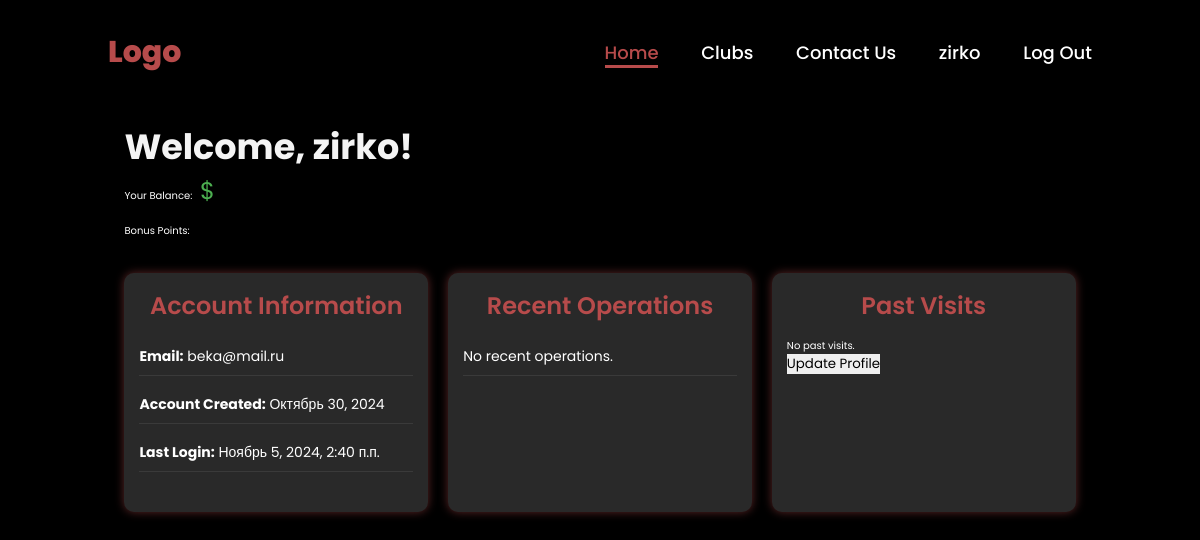
/profile/ (signed in), run on an earlier commit of the app's database.
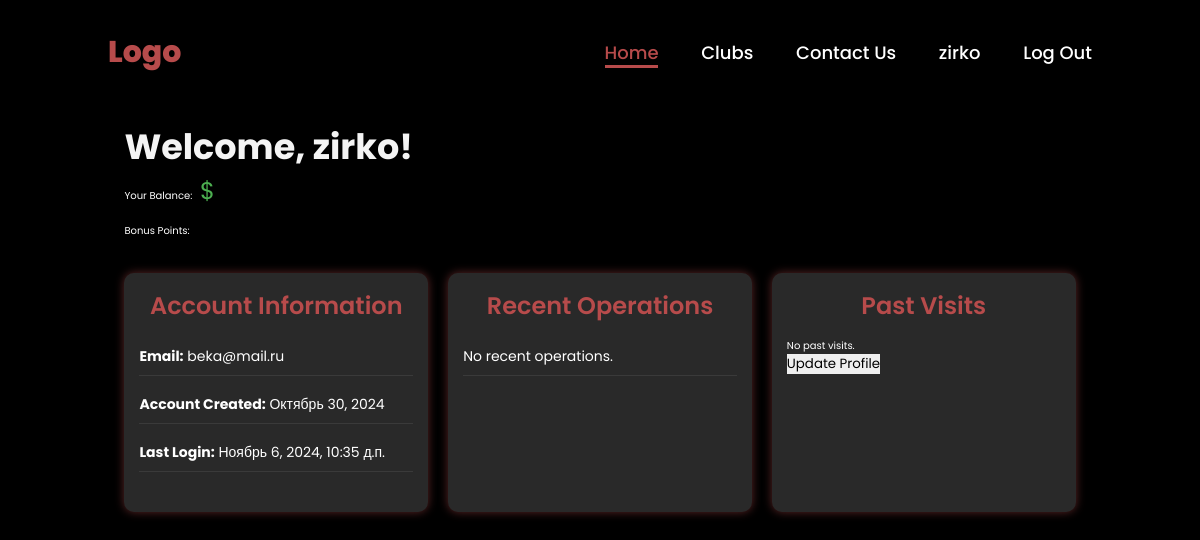
And on a later commit of the database.
### base/models.py (models this page shows, shortened)
class User(AbstractUser):
    phone_number = models.CharField(max_length=15, blank=True, null=True,unique=True,verbose_name="Номер Телефона")
    role_id = models.ForeignKey(Role, on_delete=models.CASCADE, blank=True, null=True,verbose_name="Роль")
    last_latitude = models.DecimalField(max_digits=9, decimal_places=6,verbose_name="Широта",null=True)
    last_longitude = models.DecimalField(max_digits=9, decimal_places=6,verbose_name="Долгота",null=True)
    balance = models.DecimalField(max_digits=10, decimal_places=2,verbose_name="Баланс",default=0)

### base/views.py (the view)
# urls.py: path("profile/",views.user_profile,name="user-profile"),
def user_profile(request):
    if not request.user.is_authenticated:
        return redirect('login')
    return render(request, 'base/user_profile.html')

### base/templates/base/user_profile.html (shortened to what this page needs)
{% extends 'base/main.html' %}
{% block content %}
<section class="dashboard">
    <div class="dashboard-header">
        <h1>Welcome, {{ user.username }}!</h1>
        <p>Your Balance: <span class="balance">${{ user_profile.balance|floatformat:2 }}</span></p>
        <p>Bonus Points: </p>
    </div>
    <div class="dashboard-content">
        <div class="dashboard-section">
            <h2>Account Information</h2>
            <ul>
                <li><strong>Email:</strong> {{ user.email }}</li>
                <li><strong>Account Created:</strong> {{ user.date_joined|date:"F j, Y" }}</li>
                <li><strong>Last Login:</strong> {{ user.last_login|date:"F j, Y, g:i a" }}</li>
            </ul>
        </div>
        <div class="dashboard-section">
            <h2>Recent Operations</h2>
            <ul>
                {% for operation in recent_operations %}
                    <li>{{ operation.date|date:"F j, Y" }} - {{ operation.description }} - ${{ operation.amount|floatformat:2 }}</li>
                {% empty %}
                    <li>No recent operations.</li>
                {% endfor %}
            </ul>
        </div>
        <div class="dashboard-section">
            <h2>Past Visits</h2>
            <div class="visits">
                {% for visit in past_visits %}
                    <div class="visit-item">
                        <h3>{{ visit.club_name }}</h3>
                        <p><strong>Date:</strong> {{ visit.date|date:"F j, Y" }}</p>
                        <p><strong>Computer:</strong> {{ visit.computer_number }}</p>
                    </div>
                {% empty %}
                    <p>No past visits.</p>
                {% endfor %}
            </div>
            <div>
                <a href="{% url 'update-user-profile'%}"><button>Update Profile</button></a>
            </div>
        </div>
    </div>
</section>
{%endblock%}

### base/templates/base/navbar.html (shortened to what this page needs)
{%load static%}
<header>
    <a href="{% url 'home'%}" class="logo">Logo</a>
    <nav>
        <a href="{% url 'home' %}" class="active">Home</a>
        <a href="{% url 'clubs'%}">Clubs</a>
        <a href="#">Contact Us</a>
        {%if request.user.is_authenticated%}
        <a href="{%url 'user-profile'%}">{{request.user.username}}</a>
        <a href="{%url 'logout'%}">Log Out</a>
        {%else%}
        <a href="{%url 'login'%}">Login</a>
        {%endif%}
    </nav>
</header>

What changed in the data, as far as the page shows it:
changed User "zirko": last_login "Ноябрь 5, 2024, 2:40 п.п." → "Ноябрь 6, 2024, 10:35 д.п."
